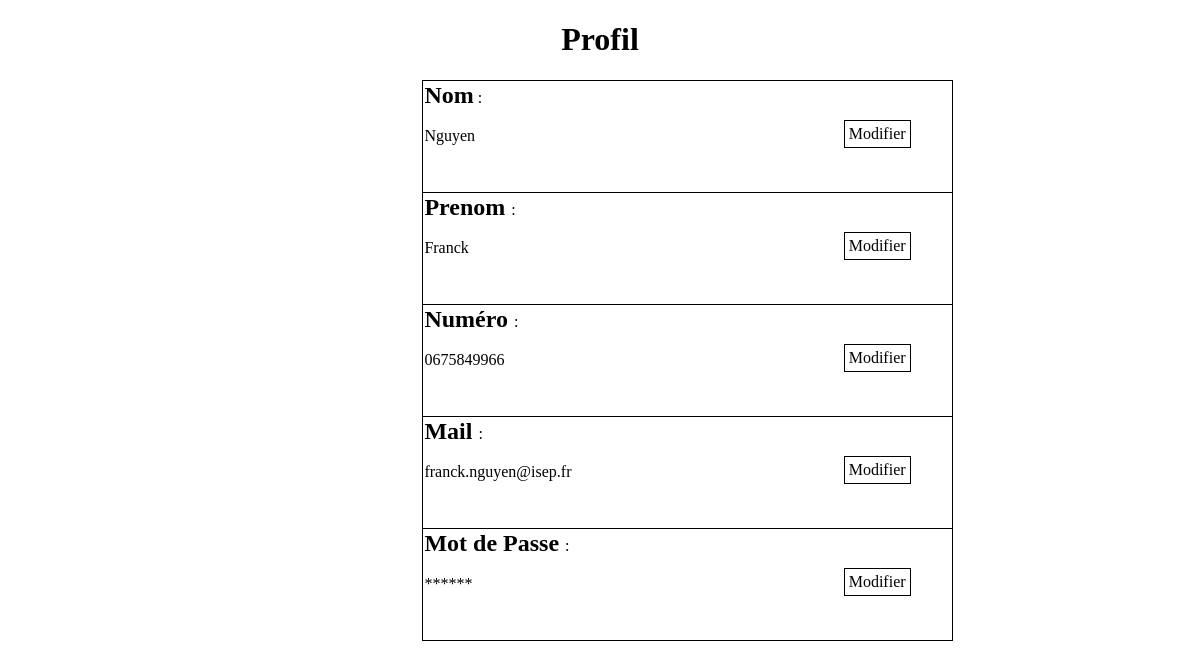
The page /Vue/profil.php on the database its author committed.
### tables this page shows
CREATE TABLE IF NOT EXISTS `utilisateur` (
  `id_utilisateur` int(11) NOT NULL AUTO_INCREMENT,
  `nom` varchar(40) NOT NULL,
  `prenom` varchar(40) NOT NULL,
  `numero` int(10) UNSIGNED ZEROFILL NOT NULL,
  `password` text NOT NULL,
  `type` varchar(200) NOT NULL,
  `mail` varchar(255) NOT NULL,
  PRIMARY KEY (`id_utilisateur`)
);

### Vue/profil.php (the view, shortened to what this page needs)
<!DOCTYPE html>
<html>
<head>
    <link rel="stylesheet" href="profil.css" />
</head>
<body>
<h1>Profil</h1>
<?php
function Modifier()
{
    echo '<table id="Modif" >
    <tr>
        <td id="Modifier">Modifier</td>
    </tr> </table>';
}
?>
<?php
try
{
    $bdd = new PDO('mysql:host=localhost;dbname=athome;charset=utf8', 'root', '');
}
catch(Exception $e)
{
    die('Erreur : '.$e->getMessage());
}
$user='Nguyen';
$reponse = $bdd->prepare('SELECT * FROM utilisateur WHERE nom = ? ');
$reponse ->execute(array($user));
while ($donnees = $reponse->fetch())
{
    ?>
    <p>
    <table>
        <tr>
            <td><strong>Nom</strong> : <br /><br /> <?php echo $donnees['nom']; ?><?php Modifier() ?><br /></td>
        </tr>
        <tr>
            <td><strong> Prenom </strong> :<br /><br /> <?php echo $donnees['prenom']; ?> <?php Modifier() ?><br /></td>
        </tr>
        <tr>
            <td><strong> Numéro </strong> :<br /><br /> <?php echo $donnees['numero']; ?><?php Modifier() ?><br /></td>
        </tr>
        <tr>
            <td><strong> Mail </strong> :<br /><br /> <?php echo $donnees['mail'];   ?><?php Modifier() ?><br /></td>
        </tr>
        <tr>
            <td><strong> Mot de Passe </strong> :<br /><br /> ****** <?php Modifier() ?><br /></td>
        </tr>
    </table>
    </p>
    <?php
}
?>
</body>
</html>

### Vue/profil.css (style rules this page uses)
h1 { font-size: xx-large; text-align: center; }
strong { font-size: x-large; }
body { font-family: "Calibri Light"; }
td { border: 1px solid black; padding-right: 380px; }
table { margin-left: 35%; border-collapse: collapse; }
#Modifier { border:1px solid black; padding : 4px; border-radius: 15%; }
#Modif { position : relative; left: 250%; bottom : 25px; }

### rows shown on the page
utilisateur: nom "Nguyen", prenom "Franck", numero "0675849966", mail "franck.nguyen@isep.fr"
